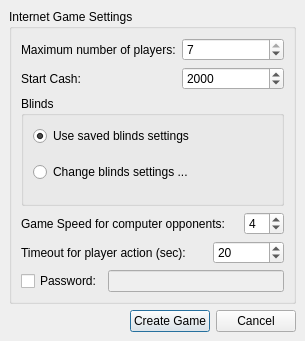
<ui version="4.0" >
 <class>createInternetGameDialog</class>
 <widget class="QDialog" name="createInternetGameDialog" >
  <property name="geometry" >
   <rect>
    <x>0</x>
    <y>0</y>
    <width>305</width>
    <height>341</height>
   </rect>
  </property>
  <property name="windowTitle" >
   <string>Create Internet Game</string>
  </property>
  <layout class="QGridLayout" >
   <property name="leftMargin" >
    <number>9</number>
   </property>
   <property name="topMargin" >
    <number>9</number>
   </property>
   <property name="rightMargin" >
    <number>9</number>
   </property>
   <property name="bottomMargin" >
    <number>9</number>
   </property>
   <property name="horizontalSpacing" >
    <number>6</number>
   </property>
   <property name="verticalSpacing" >
    <number>6</number>
   </property>
   <item row="0" column="0" >
    <widget class="QGroupBox" name="groupBox" >
     <property name="title" >
      <string>Internet Game Settings</string>
     </property>
     <layout class="QGridLayout" >
      <item row="0" column="0" >
       <widget class="QLabel" name="label" >
        <property name="text" >
         <string>Maximum number of players:</string>
        </property>
       </widget>
      </item>
      <item row="0" column="1" colspan="3" >
       <widget class="QSpinBox" name="spinBox_quantityPlayers" >
        <property name="minimum" >
         <number>2</number>
        </property>
        <property name="maximum" >
         <number>7</number>
        </property>
        <property name="value" >
         <number>7</number>
        </property>
       </widget>
      </item>
      <item row="1" column="0" >
       <widget class="QLabel" name="label_2" >
        <property name="text" >
         <string>Start Cash:</string>
        </property>
       </widget>
      </item>
      <item row="1" column="1" colspan="3" >
       <widget class="QSpinBox" name="spinBox_startCash" >
        <property name="minimum" >
         <number>1000</number>
        </property>
        <property name="maximum" >
         <number>5000</number>
        </property>
        <property name="value" >
         <number>2000</number>
        </property>
       </widget>
      </item>
      <item row="2" column="0" colspan="4" >
       <widget class="QGroupBox" name="groupBox_2" >
        <property name="title" >
         <string>Blinds</string>
        </property>
        <layout class="QGridLayout" >
         <property name="topMargin" >
          <number>0</number>
         </property>
         <item row="0" column="0" >
          <widget class="QRadioButton" name="radioButton_useSavedBlindsSettings" >
           <property name="text" >
            <string>Use saved blinds settings</string>
           </property>
           <property name="checked" >
            <bool>true</bool>
           </property>
          </widget>
         </item>
         <item row="1" column="0" >
          <widget class="QRadioButton" name="radioButton_changeBlindsSettings" >
           <property name="text" >
            <string>Change blinds settings ...</string>
           </property>
          </widget>
         </item>
        </layout>
       </widget>
      </item>
      <item row="3" column="0" colspan="3" >
       <widget class="QLabel" name="label_5" >
        <property name="text" >
         <string>Game Speed for computer opponents:</string>
        </property>
       </widget>
      </item>
      <item row="3" column="3" >
       <widget class="QSpinBox" name="spinBox_gameSpeed" >
        <property name="minimum" >
         <number>1</number>
        </property>
        <property name="maximum" >
         <number>11</number>
        </property>
        <property name="value" >
         <number>4</number>
        </property>
       </widget>
      </item>
      <item row="4" column="0" colspan="2" >
       <widget class="QLabel" name="label_6" >
        <property name="text" >
         <string>Timeout for player action (sec):</string>
        </property>
       </widget>
      </item>
      <item row="4" column="2" colspan="2" >
       <widget class="QSpinBox" name="spinBox_netTimeOutPlayerAction" >
        <property name="minimum" >
         <number>5</number>
        </property>
        <property name="maximum" >
         <number>60</number>
        </property>
        <property name="value" >
         <number>20</number>
        </property>
       </widget>
      </item>
      <item row="5" column="0" colspan="4" >
       <layout class="QHBoxLayout" >
        <property name="spacing" >
         <number>6</number>
        </property>
        <property name="leftMargin" >
         <number>0</number>
        </property>
        <property name="topMargin" >
         <number>0</number>
        </property>
        <property name="rightMargin" >
         <number>0</number>
        </property>
        <property name="bottomMargin" >
         <number>0</number>
        </property>
        <item>
         <widget class="QCheckBox" name="checkBox_Password" >
          <property name="text" >
           <string>Password:</string>
          </property>
         </widget>
        </item>
        <item>
         <widget class="QLineEdit" name="lineEdit_Password" >
          <property name="enabled" >
           <bool>false</bool>
          </property>
          <property name="echoMode" >
           <enum>QLineEdit::Password</enum>
          </property>
         </widget>
        </item>
       </layout>
      </item>
     </layout>
    </widget>
   </item>
   <item row="1" column="0" >
    <layout class="QHBoxLayout" >
     <property name="spacing" >
      <number>6</number>
     </property>
     <property name="leftMargin" >
      <number>0</number>
     </property>
     <property name="topMargin" >
      <number>0</number>
     </property>
     <property name="rightMargin" >
      <number>0</number>
     </property>
     <property name="bottomMargin" >
      <number>0</number>
     </property>
     <item>
      <spacer>
       <property name="orientation" >
        <enum>Qt::Horizontal</enum>
       </property>
       <property name="sizeHint" >
        <size>
         <width>181</width>
         <height>20</height>
        </size>
       </property>
      </spacer>
     </item>
     <item>
      <widget class="QPushButton" name="pushButton_createGame" >
       <property name="text" >
        <string>Create Game</string>
       </property>
      </widget>
     </item>
     <item>
      <widget class="QPushButton" name="pushButton_cancel" >
       <property name="text" >
        <string>Cancel</string>
       </property>
      </widget>
     </item>
    </layout>
   </item>
  </layout>
 </widget>
 <tabstops>
  <tabstop>spinBox_quantityPlayers</tabstop>
  <tabstop>spinBox_startCash</tabstop>
  <tabstop>radioButton_useSavedBlindsSettings</tabstop>
  <tabstop>radioButton_changeBlindsSettings</tabstop>
  <tabstop>spinBox_gameSpeed</tabstop>
  <tabstop>spinBox_netTimeOutPlayerAction</tabstop>
  <tabstop>checkBox_Password</tabstop>
  <tabstop>lineEdit_Password</tabstop>
  <tabstop>pushButton_createGame</tabstop>
  <tabstop>pushButton_cancel</tabstop>
 </tabstops>
 <resources/>
 <connections>
  <connection>
   <sender>pushButton_createGame</sender>
   <signal>clicked()</signal>
   <receiver>createInternetGameDialog</receiver>
   <slot>accept()</slot>
   <hints>
    <hint type="sourcelabel" >
     <x>205</x>
     <y>294</y>
    </hint>
    <hint type="destinationlabel" >
     <x>87</x>
     <y>215</y>
    </hint>
   </hints>
  </connection>
  <connection>
   <sender>pushButton_cancel</sender>
   <signal>clicked()</signal>
   <receiver>createInternetGameDialog</receiver>
   <slot>reject()</slot>
   <hints>
    <hint type="sourcelabel" >
     <x>286</x>
     <y>294</y>
    </hint>
    <hint type="destinationlabel" >
     <x>288</x>
     <y>190</y>
    </hint>
   </hints>
  </connection>
  <connection>
   <sender>checkBox_Password</sender>
   <signal>toggled(bool)</signal>
   <receiver>lineEdit_Password</receiver>
   <slot>setEnabled(bool)</slot>
   <hints>
    <hint type="sourcelabel" >
     <x>76</x>
     <y>239</y>
    </hint>
    <hint type="destinationlabel" >
     <x>146</x>
     <y>235</y>
    </hint>
   </hints>
  </connection>
 </connections>
</ui>
